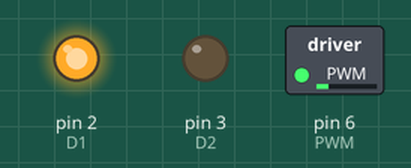
Simulated run of this sketch. Board: Arduino Uno, built with avr-gcc and run on an emulated ATmega328P. On the bench: switched loads named in the sketch (green lamp = pin HIGH), output pins drawn as LEDs (lit = HIGH).

Above: at 0.1 s.
Timing chart, 0 to 1.6 s (numbered marks = the images above):
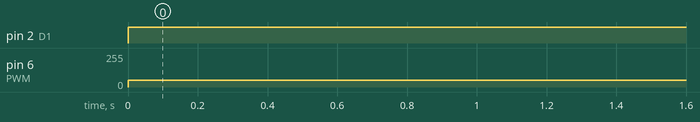

Measured:
- by itself, pin 2 (D1): LOW → HIGH at 0.00 s
- by itself, pin 6 (PWM): 0/255 → 50/255 at 0.00 s

The sketch:

DC_Motor_Test.ino
```cpp
//Assign DC Motor pins
#define D1 2
#define D2 3
#define PWM 6

//Assign DC Motor Max and Min Outputs
#define MAX 255
#define MIN -255

void setup() {
//Start serial interface
Serial.begin(9600);
pinMode(D1, OUTPUT);
pinMode(D2, OUTPUT);
pinMode(PWM, OUTPUT);
}

void loop() {

//Move motor to the right
digitalWrite(D1, HIGH);
digitalWrite(D2, LOW);
analogWrite(PWM, 50);
}
```
